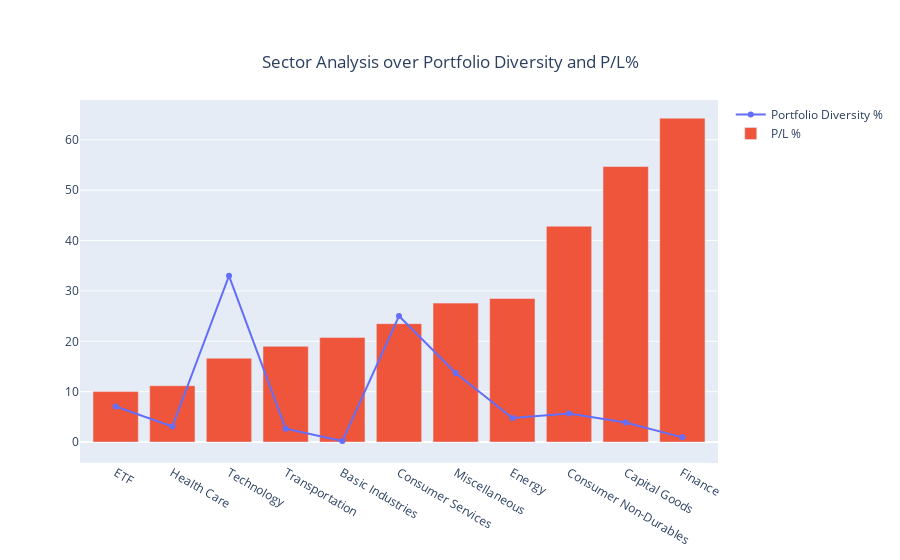

This figure's notebook cell:
### Code cell
#Code to Display Sector Analysis over Portfolio Diversity and Profit/Loss %


fig = go.Figure()

fig.add_trace(
    go.Scatter(
        x=sectorSummary['Sector'],
        y=sectorSummary['Portfolio Diversity'],
        name='Portfolio Diversity %'
    ))

fig.add_trace(
    go.Bar(
        
        x=sectorSummary['Sector'],
        y=sectorSummary['Profit/Loss Percentage'],
        name='P/L %'
    ))

fig.layout.update(
    title={
        'text': "Sector Analysis over Portfolio Diversity and P/L%",
        'y':0.9,
        'x':0.5,
        'xanchor': 'center',
        'yanchor': 'top'})

fig.show()

### Figure 1 — Plotly figure (JSON) as saved in the notebook; plotly's stock layout.template omitted (floating-point values rounded to 4 significant figures)
{"data": [{"name": "Portfolio Diversity %", "type": "scatter", "x": ["ETF", "Health Care", "Technology", "Transportation", "Basic Industries", "Consumer Services", "Miscellaneous", "Energy", "Consumer Non-Durables", "Capital Goods", "Finance"], "y": [7.07, 3.09, 32.99, 2.65, 0.19, 25.03, 13.71, 4.79, 5.67, 3.88, 0.93]}, {"name": "P/L %", "type": "bar", "x": ["ETF", "Health Care", "Technology", "Transportation", "Basic Industries", "Consumer Services", "Miscellaneous", "Energy", "Consumer Non-Durables", "Capital Goods", "Finance"], "y": [10.02, 11.19, 16.64, 19, 20.78, 23.51, 27.58, 28.51, 42.85, 54.69, 64.3]}], "layout": {"title": {"text": "Sector Analysis over Portfolio Diversity and P/L%", "x": 0.5, "xanchor": "center", "y": 0.9, "yanchor": "top"}}}
